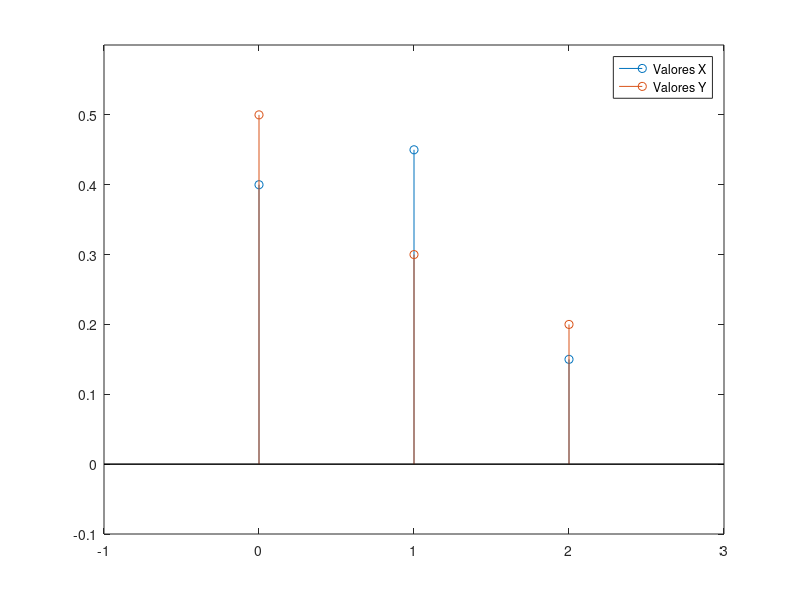

Source code (MATLAB):

matrizXY = [0.3,0.2,0;0.1,0.15,0.05;0,0.1,0.1]

Valores_De_Y=sum(matrizXY);
Valores_De_X=sum(matrizXY,2);

Sx=0:2;
stem(Sx,Valores_De_Y);
axis([-1 3  -0.1 0.6])
hold on
xlabel="Valores";
ylabel="Varias aleatoiras";

stem(Sx,Valores_De_X);
legend("Valores X","Valores Y")
hold on

Ey=sum(Sx.*Valores_De_Y)
Ex=Sx*Valores_De_X

%Ex= 0*Valores_De_X(2)+1*Valores_De_X(2)+2*Valores_De_X(3)
%Ey=0*Valores_De_Y(2)+1*Valores_De_Y(2)+2*Valores_De_Y(3)

varX = Sx.^2*Valores_De_X-(Sx*Valores_De_X)^2
varY = sum(Sx.^2.*Valores_De_Y)-sum(Sx.*Valores_De_Y)^2
%correlação
Exy= sum(sum(Sx'*Sx.*matrizXY))
%covariancia
Covariancia = Exy-Ex*Ey
